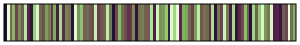

Here is the Python script that generated this plot:
# 
#         tokyoS
#                   www.fabiocrameri.ch/colourmaps
from matplotlib.colors import LinearSegmentedColormap      
      
cm_data = [[0.10878, 0.055655, 0.20253],      
           [0.93707, 0.98799, 0.8662],      
           [0.45341, 0.43582, 0.32652],      
           [0.52752, 0.7144, 0.3989],      
           [0.42049, 0.27532, 0.31139],      
           [0.47363, 0.54692, 0.33871],      
           [0.44168, 0.36375, 0.32066],      
           [0.72144, 0.91157, 0.63229],      
           [0.31623, 0.14295, 0.27352],      
           [0.2159, 0.088145, 0.23814],      
           [0.6008, 0.81679, 0.49029],      
           [0.84797, 0.96792, 0.77231],      
           [0.4471, 0.39782, 0.32337],      
           [0.43487, 0.32547, 0.31739],      
           [0.49198, 0.62336, 0.35603],      
           [0.4619, 0.48457, 0.331],      
           [0.38721, 0.21403, 0.29897],      
           [0.5065, 0.66706, 0.37284],      
           [0.26816, 0.11237, 0.25647],      
           [0.65649, 0.86722, 0.55705],      
           [0.35657, 0.17793, 0.2879],      
           [0.46726, 0.51401, 0.33423],      
           [0.45733, 0.45858, 0.32854],      
           [0.16257, 0.07007, 0.21991],      
           [0.89739, 0.98078, 0.82478],      
           [0.48156, 0.58334, 0.34543],      
           [0.55803, 0.76483, 0.43735],      
           [0.44439, 0.38081, 0.322],      
           [0.45005, 0.41582, 0.32483],      
           [0.43867, 0.34564, 0.31917],      
           [0.42931, 0.30228, 0.31496],      
           [0.78792, 0.94557, 0.70689],      
           [0.40835, 0.24832, 0.30676],      
           [0.43692, 0.33588, 0.31834],      
           [0.44572, 0.38926, 0.32269],      
           [0.75505, 0.93004, 0.67029],      
           [0.45953, 0.47117, 0.32971],      
           [0.1358, 0.062796, 0.2111],      
           [0.42544, 0.28932, 0.31337],      
           [0.54139, 0.7393, 0.41641],      
           [0.45167, 0.42551, 0.32564],      
           [0.43239, 0.31431, 0.31629],      
           [0.37313, 0.19603, 0.29386],      
           [0.39888, 0.23156, 0.30323],      
           [0.4703, 0.53002, 0.33625],      
           [0.18923, 0.078381, 0.22894],      
           [0.4553, 0.44682, 0.32748],      
           [0.46448, 0.49886, 0.33251],      
           [0.44305, 0.37234, 0.32133],      
           [0.44024, 0.35491, 0.31994],      
           [0.68823, 0.89047, 0.59412],      
           [0.29296, 0.12691, 0.26525],      
           [0.81912, 0.95813, 0.74111],      
           [0.47736, 0.56468, 0.34171],      
           [0.48637, 0.60289, 0.35012],      
           [0.57776, 0.79077, 0.46196],      
           [0.24232, 0.099393, 0.24738],      
           [0.87407, 0.97531, 0.80018],      
           [0.62714, 0.84247, 0.52215],      
           [0.91818, 0.98484, 0.84654],      
           [0.33753, 0.16003, 0.28109],      
           [0.51602, 0.69029, 0.38451],      
           [0.4986, 0.64474, 0.36348],      
           [0.44854, 0.40663, 0.32407],      
           [0.41418, 0.26026, 0.30897],      
           [0.48906, 0.613, 0.35291],      
           [0.73827, 0.92115, 0.65139],      
           [0.43783, 0.34084, 0.31877],      
           [0.45629, 0.45261, 0.32799],      
           [0.4478, 0.40218, 0.32371],      
           [0.36516, 0.18695, 0.291],      
           [0.67211, 0.87908, 0.57537],      
           [0.17586, 0.074123, 0.22437],      
           [0.45841, 0.46477, 0.32911],      
           [0.41753, 0.2679, 0.31025],      
           [0.80378, 0.95221, 0.72434],      
           [0.46315, 0.49162, 0.33173],      
           [0.28071, 0.11944, 0.26092],      
           [0.64146, 0.855, 0.53926],      
           [0.20256, 0.083077, 0.23351],      
           [0.34736, 0.16894, 0.2846],      
           [0.4275, 0.29592, 0.3142],      
           [0.54935, 0.75199, 0.42643],      
           [0.44372, 0.37659, 0.32166],      
           [0.14922, 0.066291, 0.21547],      
           [0.61356, 0.82971, 0.5058],      
           [0.44505, 0.38502, 0.32234],      
           [0.5675, 0.77777, 0.44919],      
           [0.83388, 0.96335, 0.75712],      
           [0.48388, 0.59301, 0.34765],      
           [0.46069, 0.47776, 0.33034],      
           [0.86137, 0.97189, 0.78667],      
           [0.30481, 0.1348, 0.26947],      
           [0.32714, 0.15138, 0.2774],      
           [0.22915, 0.093538, 0.24275],      
           [0.44096, 0.35936, 0.32031],      
           [0.42311, 0.28246, 0.31242],      
           [0.92781, 0.9865, 0.85657],      
           [0.45085, 0.42059, 0.32523],      
           [0.51104, 0.67856, 0.37837]]      
      
tokyoS_map = LinearSegmentedColormap.from_list('tokyoS', cm_data)      
# For use of "viscm view"      
test_cm = tokyoS_map      
      
if __name__ == "__main__":      
    import matplotlib.pyplot as plt      
    import numpy as np      
      
    try:      
        from viscm import viscm      
        viscm(tokyoS_map)      
    except ImportError:      
        print("viscm not found, falling back on simple display")      
        plt.imshow(np.linspace(0, 100, 256)[None, :], aspect='auto',      
                   cmap=tokyoS_map)      
    plt.show()      
